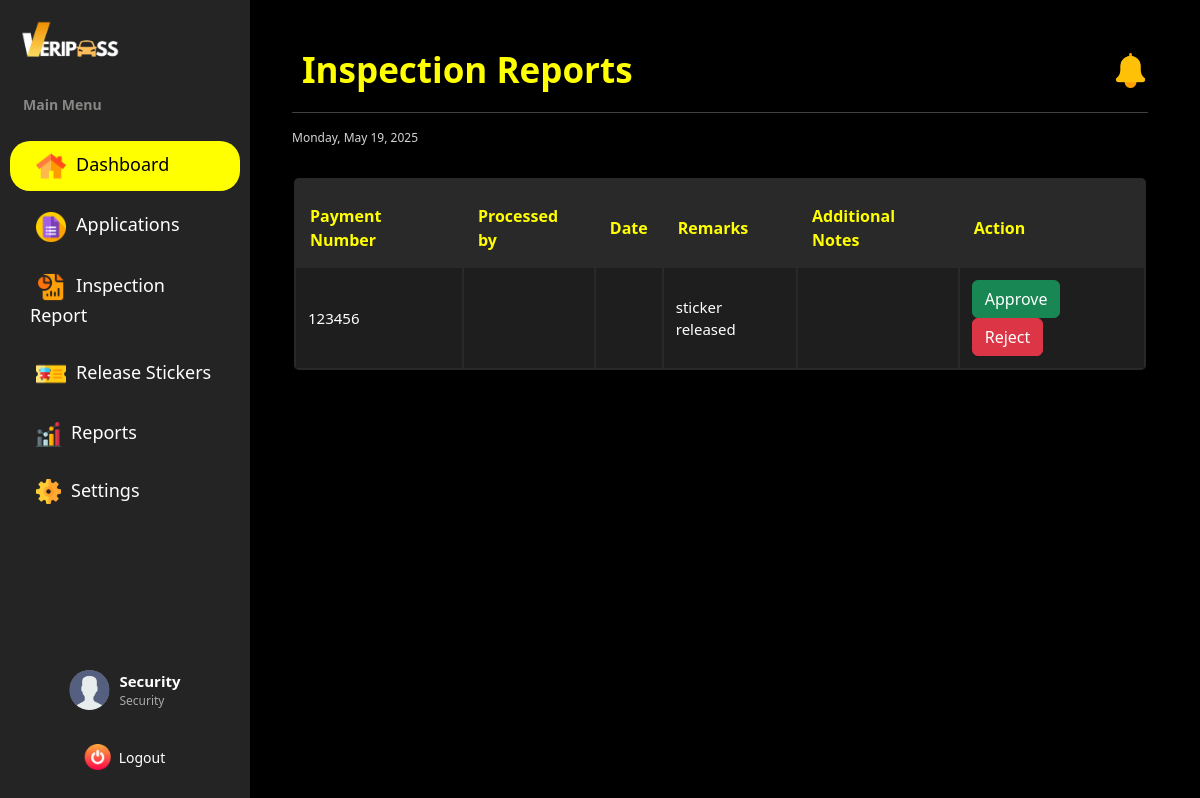
Before: /dashboard/security/manage_inspection/ (signed in) with the older database file.
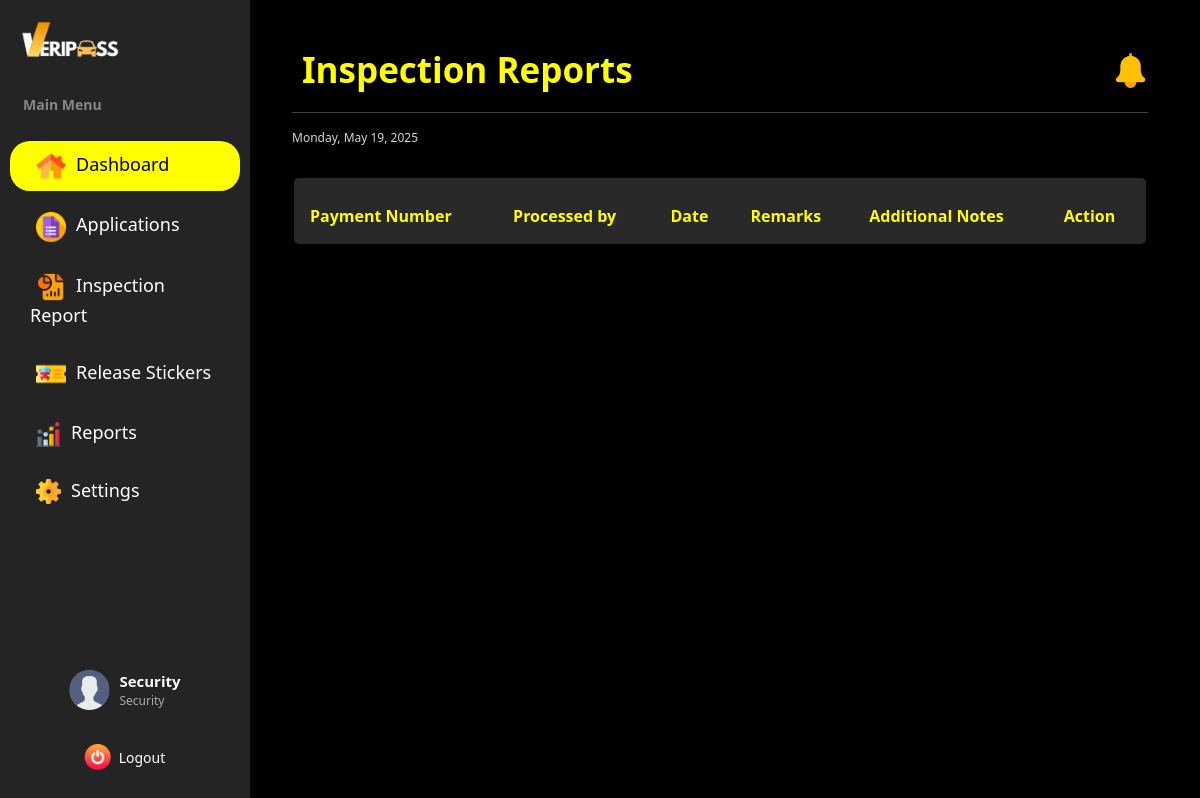
After: the same page with the newer database file.
### vehicle_pass/models.py (models this page shows, shortened)
class BaseModel(models.Model):
    created_at = models.DateTimeField(auto_now_add=True, db_index=True)
    updated_at = models.DateTimeField(auto_now=True)
    class Meta:
        abstract = True

class InspectionReport(BaseModel):
    REMARK_CHOICES = [
        ('to be inspected', 'To Be Inspected'),
        ('sticker released', 'Sticker Released'),
        ('application declined', 'Application Declined'),
        ('request refund', 'To Request Refund'),
    ]
    payment_number = models.ForeignKey(PaymentTransaction, on_delete=models.CASCADE)
    security = models.ForeignKey(SecurityProfile, on_delete=models.CASCADE, null=True)
    document_inspection_date = models.DateTimeField(auto_now_add=True)
    physical_final_inspection_date = models.DateField()
    remarks = models.CharField(max_length=30, choices=REMARK_CHOICES, default='to_be_inspected')
    additional_notes = models.TextField(blank=True, null=True)
    is_approved = models.BooleanField(default=False)

class PaymentTransaction(BaseModel):
    STATUS_CHOICES = [
        ('pending', 'Pending'),
        ('paid', 'Paid'),
        ('unpaid', 'Unpaid'),
        ('void', 'Void')
    ]
    registration = models.ForeignKey(Registration, on_delete=models.CASCADE)
    receipt_number = models.CharField(max_length=20, unique=True, null=True)
    cashier = models.ForeignKey(CashierProfile, on_delete=models.CASCADE, null=True)
    admin = models.ForeignKey(AdminProfile, on_delete=models.CASCADE, null=True)
    status = models.CharField(max_length=10, choices=STATUS_CHOICES, default="pending")
    due_date = models.DateTimeField(blank=True, null=True)
    date_processed = models.DateTimeField(auto_now_add=True)
    remarks = models.CharField(max_length=75, null=True)
    def __str__(self):
        return self.receipt_number if self.receipt_number else f"Registration {self.registration.registrationNumber}"

### vehicle_pass/views.py (the view)
# urls.py: path("dashboard/security/manage_inspection/", SecurityViewInspectionReports.as_view(), name="security_manage_inspection"),
class SecurityViewInspectionReports(CustomLoginRequiredMixin, ListView):
    model = InspectionReport
    template_name = 'Security Dashboard/Security_Inspection.html'
    context_object_name = 'inspections'
    paginate_by = 5
    def get_queryset(self):
        return InspectionReport.objects.exclude(remarks='sticker_released')

### vehicle_pass/authentication.py (called while the page is built)
    def dispatch(self, request, *args, **kwargs):
        if not request.session.get("user_id"): #overrides the django dispatch
            return redirect("login")  #redirect to login if no active on session
        return super().dispatch(request, *args, **kwargs)

### vehicle_pass/context_processors.py (called while the page is built)
def admin_user_context(request):
    if hasattr(request, 'session') and 'user_id' in request.session:
        try:
            user_id = request.session.get('user_id')
            admin_user = UserProfile.objects.get(id=user_id, role='admin')
            admin_name = f"{admin_user.firstname} {admin_user.lastname}"
        except Exception as e:
            admin_name = "Admin"
    else:
        admin_name = "Not Logged In"
    return {'admin_name': admin_name}

def default_user_context(request):
    if hasattr(request, 'session') and 'user_id' in request.session:
        try:
            user_id = request.session.get('user_id')
            default_user = UserProfile.objects.get(id=user_id, role='user')
            user_name = f"{default_user.firstname} {default_user.lastname}"
        except Exception as e:
            user_name = "User"
    else:
        user_name = "Not Logged In"
    return {'user_name': user_name}

### templates/Security Dashboard/Security_Inspection.html (shortened to what this page needs)
{% extends "includes/security_sidebar.html" %}
{% load static %}
{% block extra_css %}
    <link rel="stylesheet" href="{% static 'css/security-dashboard-style.css' %}">
    <link rel="stylesheet" href="https://cdn.jsdelivr.net/npm/bootstrap@5.3.5/dist/css/bootstrap.min.css">
    <link rel="stylesheet" href="{% static 'css/sidebar.css' %}">
{% endblock %}
{% block content %}
<div class="main-content flex-grow-1 ms-uto">
    <div class="container-fluid py-1">
            <div class="d-flex flex-column flex-md-row justify-content-between align-items-start align-items-md-center mb-3">
                <h2 class="title mb-3 mb-md-0">Inspection Reports</h2>
                <div class="d-flex align-items-center gap-3">
                    <a href="Announcements.html" class="text-decoration-none text-light position-relative">
                        <img src="{% static 'images/notification.png' %}" alt="Notifications" width="35" height="35">
                    </a>
                </div>
            </div>
        <hr>
        <small><span id="date"></span></small>
        <br>
        <section class="table-container">
            <table id="myTable" class="inspection-table">
                <thead>
                    <tr>
                        <th>Payment Number</th>
                        <th>Processed by</th>
                        <th>Date</th>
                        <th>Remarks</th>
                        <th>Additional Notes</th>
                        <th>Action</th>
                    </tr>
                </thead>
                <tbody>
                {% for applicant in inspections %}
                    <tr>
                        <td>{{ applicant.payment_number }}</td>
                        <td>{{ applicant.security.user.firstname }} {{ applicant.security.user.lastname }} {{ applicant.security.user.middlename |default_if_none:"" }}</td>
                        <td>{{ applicant.inspection_date }}</td>
                        <td>{{ applicant.remarks }}</td>
                        <td>{{ applicant.additional_notes }}</td>
                        <td>
                            <button class="btn btn-success" data-bs-toggle="modal" data-bs-target="#approveModal" data-id="{{ applicant.id }}">Approve</button>
                            <button class="btn btn-danger" data-bs-toggle="modal" data-bs-target="#rejectModal" data-id="{{ applicant.id }}">Reject</button>
                        </td>
                    </tr>
                {% endfor %}
                </tbody>
            </table>
        </section>
    </div>
</div>
{% endblock %}

Changed rows visible on the page:
removed InspectionReport: payment_number "123456", remarks "sticker released"
